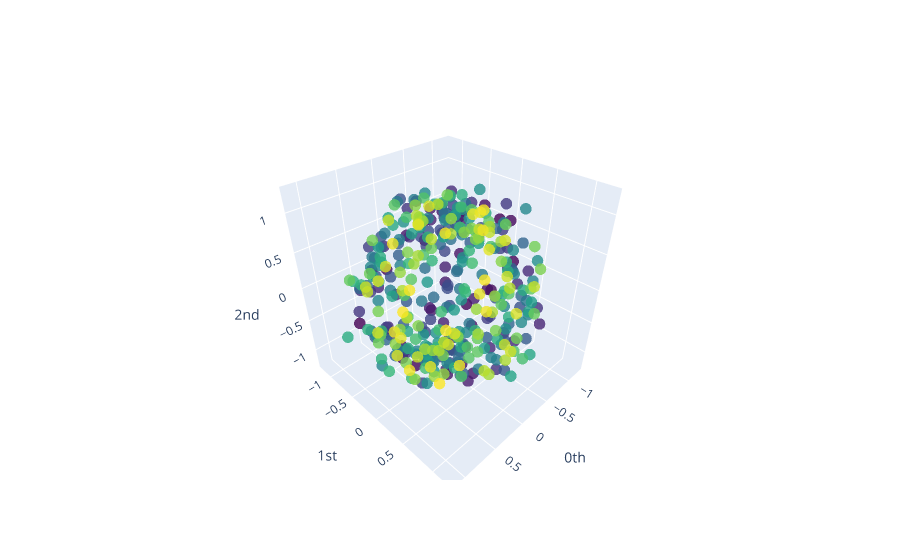

The notebook cell saved with this chart:
### Code cell
plot_point_cloud(point_clouds_basic[10])

### Figure 1 — Plotly figure (JSON) as saved in the notebook; plotly's stock layout.template omitted (floating-point values rounded to 4 significant figures; data arrays with more than 128 entries replaced by an {"elided": "..."} marker saying what was removed)
{"data": [{"marker": {"color": {"elided": "400 int values"}, "colorscale": [[0, "#440154"], [0.1111, "#482878"], [0.2222, "#3e4989"], [0.3333, "#31688e"], [0.4444, "#26828e"], [0.5556, "#1f9e89"], [0.6667, "#35b779"], [0.7778, "#6ece58"], [0.8889, "#b5de2b"], [1, "#fde725"]], "opacity": 0.8, "size": 4}, "mode": "markers", "type": "scatter3d", "x": {"elided": "400 float values"}, "y": {"elided": "400 float values"}, "z": {"elided": "400 float values"}}], "layout": {"scene": {"xaxis": {"exponentformat": "e", "showexponent": "all", "title": {"text": "0th"}, "type": "linear"}, "yaxis": {"exponentformat": "e", "showexponent": "all", "title": {"text": "1st"}, "type": "linear"}, "zaxis": {"exponentformat": "e", "showexponent": "all", "title": {"text": "2nd"}, "type": "linear"}}}}
